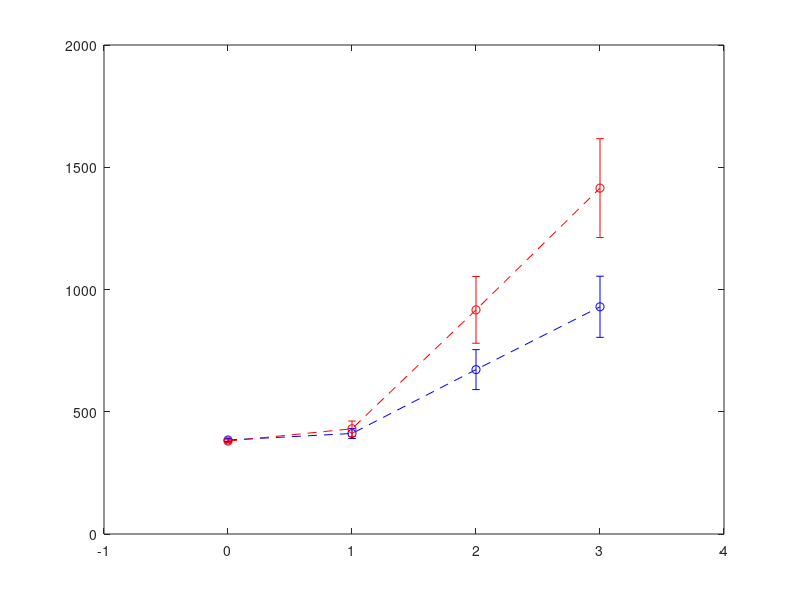

This chart was generated by the following MATLAB code: (Note: this script raises an error after producing the figure.)
%% reset
clear;
%% calculate means of needed time until 90 % of food is eaten for social and solitary agents and plot results

% load data and create variables
load('L35N40gamma0TimeSocialRestricted.mat')
timeSocialGamma0 = time90percentEatenSocial;
load('L35N40gamma1TimeSocialRestricted.mat')
timeSocialGamma1 = time90percentEatenSocial;
load('L35N40gamma2TimeSocialRestricted.mat')
timeSocialGamma2 = time90percentEatenSocial;
load('L35N40gamma3TimeSocialRestricted.mat')
timeSocialGamma3 = time90percentEatenSocial;

load('L35N40gamma0TimeSolitaryRestricted.mat')
timeSolitaryGamma0 = time90percentEatenSolitary;
load('L35N40gamma1TimeSolitaryRestricted.mat')
timeSolitaryGamma1 = time90percentEatenSolitary;
load('L35N40gamma2TimeSolitaryRestricted.mat')
timeSolitaryGamma2 = time90percentEatenSolitary;
load('L35N40gamma3TimeSolitaryRestricted.mat')
timeSolitaryGamma3 = time90percentEatenSolitary;

%calculate mean and confidence interval 
meansTimeSocial(1) = mean(timeSocialGamma0);
meansTimeSocial(2) = mean(timeSocialGamma1);
meansTimeSocial(3) = mean(timeSocialGamma2);
meansTimeSocial(4) = mean(timeSocialGamma3);

stdTimeSocial(1) = std(timeSocialGamma0);
stdTimeSocial(2) = std(timeSocialGamma1);
stdTimeSocial(3) = std(timeSocialGamma2);
stdTimeSocial(4) = std(timeSocialGamma3);

meansTimeSolitary(1) = mean(timeSolitaryGamma0);
meansTimeSolitary(2) = mean(timeSolitaryGamma1);
meansTimeSolitary(3) = mean(timeSolitaryGamma2);
meansTimeSolitary(4) = mean(timeSolitaryGamma3);


stdTimeSolitary(1) = std(timeSolitaryGamma0);
stdTimeSolitary(2) = std(timeSolitaryGamma1);
stdTimeSolitary(3) = std(timeSolitaryGamma2);
stdTimeSolitary(4) = std(timeSolitaryGamma3);


% plot means with error bars of 1 SD
figure('pos',[0 0 1240 1748]);
x = 0:3;
eSocial = errorbar(x,meansTimeSocial,stdTimeSocial,'--ob');
hold on
eSolitary = errorbar(x,meansTimeSolitary,stdTimeSolitary,'--or');
eSocial.LineWidth = 6;
eSocial.MarkerSize = 15;
eSocial.MarkerFaceColor = 'b';
eSocial.CapSize = 25;
eSolitary.LineWidth = 6;
eSolitary.MarkerSize = 15;
eSolitary.MarkerFaceColor = 'r';
eSolitary.CapSize = 25; 
[lgd,objects] = legend('social agents','solitary agents');
set(findobj(objects,'-property','MarkerSize'),'MarkerSize',15)
set(findobj(objects,'-property','FontSize'),'FontSize',34)
set(lgd,'FontSize',40)
lgd.Position = [0.1579 0.7879 0.3000 0.1250];
xticks(x)
axis([0 3 0 1800])
set(gca,'FontSize',42)
ax = gca;
ax.LineWidth = 5;
xlabel('degree of food clustering determined by \gamma')
ylabel('mean time steps')
box off

%% analyse the number of food pieces eaten by every agents

% calculate the sum of food units eaten by every worm per simulation
load('L35N40gamma0IndividuallyEatenFUsSocialRestricted.mat')
FUsSocialGamma0 = FUsEatenSocial;
FUsPerSocialWormGamma0 = zeros(40,500);
FUsPerSocialWormEffGamma0 = zeros(40,500);

for ii = 1:500
    FUsPerSocialWormGamma0(:,ii) = sum(FUsSocialGamma0(:,1:timeSocialGamma0(ii),ii),2);
    FUsPerSocialWormEffGamma0(:,ii) = sum(FUsSocialGamma0(:,2:timeSocialGamma0(ii),ii),2);
end

FUsPerSocialWormGamma0 = reshape(FUsPerSocialWormGamma0,[40*500,1]);
FUsPerSocialWormEffGamma0 = reshape(FUsPerSocialWormEffGamma0,[40*500,1]);


% social agents, gamma 1
load('L35N40gamma1IndividuallyEatenFUsSocialRestricted.mat')
FUsSocialGamma1 = FUsEatenSocial;
FUsPerSocialWormGamma1 = zeros(40,500);
FUsPerSocialWormEffGamma1 = zeros(40,500);

for ii = 1:500
    FUsPerSocialWormGamma1(:,ii) = sum(FUsSocialGamma1(:,1:timeSocialGamma1(ii),ii),2);
    FUsPerSocialWormEffGamma1(:,ii) = sum(FUsSocialGamma1(:,2:timeSocialGamma1(ii),ii),2);
end

FUsPerSocialWormGamma1 = reshape(FUsPerSocialWormGamma1,[40*500,1]);
FUsPerSocialWormEffGamma1 = reshape(FUsPerSocialWormEffGamma1,[40*500,1]);

% social agents, gamma 2
load('L35N40gamma2IndividuallyEatenFUsSocialRestricted.mat')
FUsSocialGamma2 = FUsEatenSocial;
FUsPerSocialWormGamma2 = zeros(40,500);
FUsPerSocialWormEffGamma2 = zeros(40,500);

for ii = 1:500
    FUsPerSocialWormGamma2(:,ii) = sum(FUsSocialGamma2(:,1:timeSocialGamma2(ii),ii),2);
    FUsPerSocialWormEffGamma2(:,ii) = sum(FUsSocialGamma2(:,2:timeSocialGamma2(ii),ii),2);
end

FUsPerSocialWormGamma2 = reshape(FUsPerSocialWormGamma2,[40*500,1]);
FUsPerSocialWormEffGamma2 = reshape(FUsPerSocialWormEffGamma2,[40*500,1]);


% social agents, gamma3
load('L35N40gamma3IndividuallyEatenFUsSocialRestricted.mat')
FUsSocialGamma3 = FUsEatenSocial;
FUsPerSocialWormGamma3 = zeros(40,500);
FUsPerSocialWormEffGamma3 = zeros(40,500);

for ii = 1:500
    FUsPerSocialWormGamma3(:,ii) = sum(FUsSocialGamma3(:,1:timeSocialGamma3(ii),ii),2);
    FUsPerSocialWormEffGamma3(:,ii) = sum(FUsSocialGamma3(:,2:timeSocialGamma3(ii),ii),2);
end

FUsPerSocialWormGamma3 = reshape(FUsPerSocialWormGamma3,[40*500,1]);
FUsPerSocialWormEffGamma3 = reshape(FUsPerSocialWormEffGamma3,[40*500,1]);


% solitary agents, gamma 0
load('L35N40gamma0IndividuallyEatenFUsSolitaryRestricted.mat')
FUsSolitaryGamma0 = FUsEatenSolitary;
FUsPerSolitaryWormGamma0 = zeros(40,500);
FUsPerSolitaryWormEffGamma0 = zeros(40,500);

for ii = 1:500
    FUsPerSolitaryWormGamma0(:,ii) = sum(FUsSolitaryGamma0(:,1:timeSolitaryGamma0(ii),ii),2);
    FUsPerSolitaryWormEffGamma0(:,ii) = sum(FUsSolitaryGamma0(:,2:timeSolitaryGamma0(ii),ii),2);
end

FUsPerSolitaryWormGamma0 = reshape(FUsPerSolitaryWormGamma0,[40*500,1]);
FUsPerSolitaryWormEffGamma0 = reshape(FUsPerSolitaryWormEffGamma0,[40*500,1]);


% solitary agents, gamma 1
load('L35N40gamma1IndividuallyEatenFUsSolitaryRestricted.mat')
FUsSolitaryGamma1 = FUsEatenSolitary;
FUsPerSolitaryWormGamma1 = zeros(40,500);
FUsPerSolitaryWormEffGamma1 = zeros(40,500);

for ii = 1:500
    FUsPerSolitaryWormGamma1(:,ii) = sum(FUsSolitaryGamma1(:,1:timeSolitaryGamma1(ii),ii),2);
    FUsPerSolitaryWormEffGamma1(:,ii) = sum(FUsSolitaryGamma1(:,2:timeSolitaryGamma1(ii),ii),2);
end

FUsPerSolitaryWormGamma1 = reshape(FUsPerSolitaryWormGamma1,[40*500,1]);
FUsPerSolitaryWormEffGamma1 = reshape(FUsPerSolitaryWormEffGamma1,[40*500,1]);


% solitary agents, gamma 2
load('L35N40gamma2IndividuallyEatenFUsSolitaryRestricted.mat')
FUsSolitaryGamma2 = FUsEatenSolitary;
FUsPerSolitaryWormGamma2 = zeros(40,500);
FUsPerSolitaryWormEffGamma2 = zeros(40,500);

for ii = 1:500
    FUsPerSolitaryWormGamma2(:,ii) = sum(FUsSolitaryGamma2(:,1:timeSolitaryGamma2(ii),ii),2);
    FUsPerSolitaryWormEffGamma2(:,ii) = sum(FUsSolitaryGamma2(:,2:timeSolitaryGamma2(ii),ii),2);
end

FUsPerSolitaryWormGamma2 = reshape(FUsPerSolitaryWormGamma2,[40*500,1]);
FUsPerSolitaryWormEffGamma2 = reshape(FUsPerSolitaryWormEffGamma2,[40*500,1]);


% solitary agents, gamma3 
load('L35N40gamma3IndividuallyEatenFUsSolitaryRestricted.mat')
FUsSolitaryGamma3 = FUsEatenSolitary;
FUsPerSolitaryWormGamma3 = zeros(40,500);
FUsPerSolitaryWormEffGamma3 = zeros(40,500);

for ii = 1:500
    FUsPerSolitaryWormGamma3(:,ii) = sum(FUsSolitaryGamma3(:,1:timeSolitaryGamma3(ii),ii),2);
    FUsPerSolitaryWormEffGamma3(:,ii) = sum(FUsSolitaryGamma3(:,2:timeSolitaryGamma3(ii),ii),2);
end

FUsPerSolitaryWormGamma3 = reshape(FUsPerSolitaryWormGamma3,[40*500,1]);
FUsPerSolitaryWormEffGamma3 = reshape(FUsPerSolitaryWormEffGamma3,[40*500,1]);

%% plot histograms for eaten FUs

edges = 0:10:800;

% plot normalized combined histogram for social agents
figure('pos',[0 0 1240 1748]);
hSocial(1) = histogram(FUsPerSocialWormGamma0,'BinEdges',edges,'Normalization','probability','DisplayStyle','stairs','EdgeColor','r');
hold on
hSocial(2) = histogram(FUsPerSocialWormGamma1,'BinEdges',edges,'Normalization','probability','DisplayStyle','stairs','EdgeColor','k');
hSocial(3) = histogram(FUsPerSocialWormGamma2,'BinEdges',edges,'Normalization','probability','DisplayStyle','stairs','EdgeColor','b');
hSocial(4) = histogram(FUsPerSocialWormGamma3,'BinEdges',edges,'Normalization','probability','DisplayStyle','stairs','EdgeColor','g');
legend(hSocial,'\gamma = 0','\gamma = 1','\gamma = 2','\gamma = 3');
hSocial(1).LineWidth = 6;
hSocial(2).LineWidth = 6;
hSocial(3).LineWidth = 6;
hSocial(4).LineWidth = 6;
ax = gca;
ax.FontSize = 42;
ax.LineWidth = 5;
ylim([0 0.3])
ylabel('relative frequency')
xlabel('individually eaten food units')
lgd = findobj(gcf, 'Type', 'Legend');
lgd.LineWidth = 6;
lgd.FontSize = 50;
box off

%% plot same for solitary agents 

edges = 0:10:800;

figure('pos',[0 0 1240 1748]);
hSolitary(1) = histogram(FUsPerSolitaryWormGamma0,'BinEdges',edges,'Normalization','probability','DisplayStyle','stairs','EdgeColor','r');
hold on
hSolitary(2) = histogram(FUsPerSolitaryWormGamma1,'BinEdges',edges,'Normalization','probability','DisplayStyle','stairs','EdgeColor','k');
hSolitary(3) = histogram(FUsPerSolitaryWormGamma2,'BinEdges',edges,'Normalization','probability','DisplayStyle','stairs','EdgeColor','b');
hSolitary(4) = histogram(FUsPerSolitaryWormGamma3,'BinEdges',edges,'Normalization','probability','DisplayStyle','stairs','EdgeColor','g');
legend(hSolitary,'\gamma = 0','\gamma = 1','\gamma = 2','\gamma = 3');
hSolitary(1).LineWidth = 6;
hSolitary(2).LineWidth = 6;
hSolitary(3).LineWidth = 6;
hSolitary(4).LineWidth = 6;
ax = gca;
ax.FontSize = 42;
ax.LineWidth = 5;
ylim([0 0.3])
ylabel('relative frequency')
xlabel('individually eaten food units')
lgd = findobj(gcf, 'Type', 'Legend');
lgd.LineWidth = 6;
lgd.FontSize = 50;
box off
%% calculate efficiencies 

% social, gamma 0
load('L35N40gamma0StepsSocialRestricted.mat')
allStepsSocialGamma0 = allStepsSocial;
summedStepsSocialGamma0 = zeros(40,500);

for ii = 1:500
    summedStepsSocialGamma0(:,ii) = sum(allStepsSocialGamma0(:,1:timeSocialGamma0(ii)-1,ii),2);
end

summedStepsSocialGamma0 = reshape(summedStepsSocialGamma0,[40*500,1]);

% social, gamma 1
load('L35N40gamma1StepsSocialRestricted.mat')
allStepsSocialGamma1 = allStepsSocial;
summedStepsSocialGamma1 = zeros(40,500);

for ii = 1:500
    summedStepsSocialGamma1(:,ii) = sum(allStepsSocialGamma1(:,1:timeSocialGamma1(ii)-1,ii),2);
end

summedStepsSocialGamma1 = reshape(summedStepsSocialGamma1,[40*500,1]);

% social, gamma 2
load('L35N40gamma2StepsSocialRestricted.mat')
allStepsSocialGamma2 = allStepsSocial;
summedStepsSocialGamma2 = zeros(40,500);

for ii = 1:500
    summedStepsSocialGamma2(:,ii) = sum(allStepsSocialGamma2(:,1:timeSocialGamma2(ii)-1,ii),2);
end

summedStepsSocialGamma2 = reshape(summedStepsSocialGamma2,[40*500,1]);

% social, gamma 3 
load('L35N40gamma3StepsSocialRestricted.mat')
allStepsSocialGamma3 = allStepsSocial;
summedStepsSocialGamma3 = zeros(40,500);

for ii = 1:500
    summedStepsSocialGamma3(:,ii) = sum(allStepsSocialGamma3(:,1:timeSocialGamma3(ii)-1,ii),2);
end

summedStepsSocialGamma3 = reshape(summedStepsSocialGamma3,[40*500,1]);

% solitary, gamma 0
load('L35N40gamma0StepsSolitaryRestricted.mat')
allStepsSolitaryGamma0 = allStepsSolitary;
summedStepsSolitaryGamma0 = zeros(40,500);

for ii = 1:500
    summedStepsSolitaryGamma0(:,ii) = sum(allStepsSolitaryGamma0(:,1:timeSolitaryGamma0(ii)-1,ii),2);
end

summedStepsSolitaryGamma0 = reshape(summedStepsSolitaryGamma0,[40*500,1]);

% solitary, gamma 1
load('L35N40gamma1StepsSolitaryRestricted.mat')
allStepsSolitaryGamma1 = allStepsSolitary;
summedStepsSolitaryGamma1 = zeros(40,500);

for ii = 1:500
    summedStepsSolitaryGamma1(:,ii) = sum(allStepsSolitaryGamma1(:,1:timeSolitaryGamma1(ii)-1,ii),2);
end

summedStepsSolitaryGamma1 = reshape(summedStepsSolitaryGamma1,[40*500,1]);

% solitary, gamma 2
load('L35N40gamma2StepsSolitaryRestricted.mat')
allStepsSolitaryGamma2 = allStepsSolitary;
summedStepsSolitaryGamma2 = zeros(40,500);

for ii = 1:500
    summedStepsSolitaryGamma2(:,ii) = sum(allStepsSolitaryGamma2(:,1:timeSolitaryGamma2(ii)-1,ii),2);
end

summedStepsSolitaryGamma2 = reshape(summedStepsSolitaryGamma2,[40*500,1]);

% solitary, gamma 3
load('L35N40gamma3StepsSolitaryRestricted.mat')
allStepsSolitaryGamma3 = allStepsSolitary;
summedStepsSolitaryGamma3 = zeros(40,500);

for ii = 1:500
    summedStepsSolitaryGamma3(:,ii) = sum(allStepsSolitaryGamma3(:,1:timeSolitaryGamma3(ii)-1,ii),2);
end

summedStepsSolitaryGamma3 = reshape(summedStepsSolitaryGamma3,[40*500,1]);

% compute individual efficiencies 
efficienciesSocialGamma0 = FUsPerSocialWormEffGamma0./summedStepsSocialGamma0;
efficienciesSocialGamma1 = FUsPerSocialWormEffGamma1./summedStepsSocialGamma1;
efficienciesSocialGamma2 = FUsPerSocialWormEffGamma2./summedStepsSocialGamma2;
efficienciesSocialGamma3 = FUsPerSocialWormEffGamma3./summedStepsSocialGamma3;
efficienciesSolitaryGamma0 = FUsPerSolitaryWormEffGamma0./summedStepsSolitaryGamma0;
efficienciesSolitaryGamma1 = FUsPerSolitaryWormEffGamma1./summedStepsSolitaryGamma1;
efficienciesSolitaryGamma2 = FUsPerSolitaryWormEffGamma2./summedStepsSolitaryGamma2;
efficienciesSolitaryGamma3 = FUsPerSolitaryWormEffGamma3./summedStepsSolitaryGamma3;

%% plot histograms of individual efficiencies of social agents
edges = 0:0.01:1;

figure('pos',[0 0 1240 1748]);
hisSocial(1) = histogram(efficienciesSocialGamma0,'BinEdges',edges,'Normalization','probability','DisplayStyle','stairs','EdgeColor','r');
hold on
hisSocial(2) = histogram(efficienciesSocialGamma1,'BinEdges',edges,'Normalization','probability','DisplayStyle','stairs','EdgeColor','k');
hisSocial(3) = histogram(efficienciesSocialGamma2,'BinEdges',edges,'Normalization','probability','DisplayStyle','stairs','EdgeColor','b');
hisSocial(4) = histogram(efficienciesSocialGamma3,'BinEdges',edges,'Normalization','probability','DisplayStyle','stairs','EdgeColor','g');
legend(hisSocial,'\gamma = 0','\gamma = 1','\gamma = 2','\gamma = 3');
hisSocial(1).LineWidth = 6;
hisSocial(2).LineWidth = 6;
hisSocial(3).LineWidth = 6;
hisSocial(4).LineWidth = 6;
ax = gca;
ax.FontSize = 42;
ax.LineWidth = 5;
ylim([0 0.1])
ylabel('relative frequency')
xlabel('individual foraging efficiency')
lgd = findobj(gcf, 'Type', 'Legend');
lgd.LineWidth = 6;
lgd.FontSize = 50;
box off
%% plot histograms of individual foraging efficiencies of solitary agents
edges = 0:0.01:1;

figure('pos',[0 0 1240 1748]);
hisSolitary(1) = histogram(efficienciesSolitaryGamma0,'BinEdges',edges,'Normalization','probability','DisplayStyle','stairs','EdgeColor','r');
hold on
hisSolitary(2) = histogram(efficienciesSolitaryGamma1,'BinEdges',edges,'Normalization','probability','DisplayStyle','stairs','EdgeColor','k');
hisSolitary(3) = histogram(efficienciesSolitaryGamma2,'BinEdges',edges,'Normalization','probability','DisplayStyle','stairs','EdgeColor','b');
hisSolitary(4) = histogram(efficienciesSolitaryGamma3,'BinEdges',edges,'Normalization','probability','DisplayStyle','stairs','EdgeColor','g');
legend(hisSolitary,'\gamma = 0','\gamma = 1','\gamma = 2','\gamma = 3');
hisSolitary(1).LineWidth = 6;
hisSolitary(2).LineWidth = 6;
hisSolitary(3).LineWidth = 6;
hisSolitary(4).LineWidth = 6;
ax = gca;
ax.FontSize = 42;
ax.LineWidth = 5;
ylim([0 0.1])
ylabel('relative frequency')
xlabel('individual foraging efficiency')
lgd = findobj(gcf, 'Type', 'Legend');
lgd.LineWidth = 6;
lgd.FontSize = 50;
box off